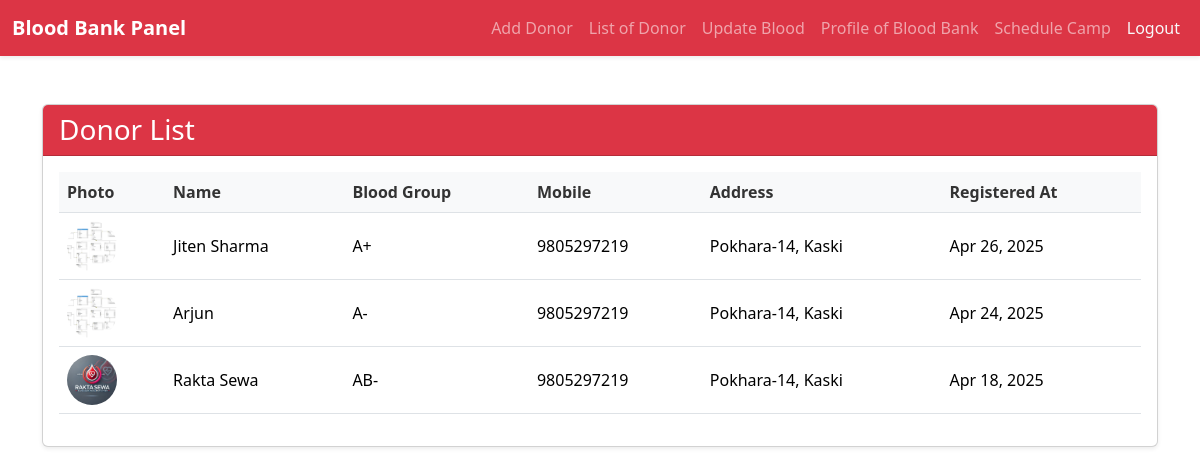
The page /donor-list/ (signed in) on the database its author committed.
### core/models.py (models this page shows, shortened)
class Donor(models.Model):
    BLOOD_GROUP_CHOICES = [
        ('A+', 'A+'), ('A-', 'A-'),
        ('B+', 'B+'), ('B-', 'B-'),
        ('AB+', 'AB+'), ('AB-', 'AB-'),
        ('O+', 'O+'), ('O-', 'O-'),
    ]
    name = models.CharField(max_length=100)
    profile_picture = models.ImageField(upload_to='donor_profiles/', blank=True, null=True)
    blood_group = models.CharField(max_length=3, choices=BLOOD_GROUP_CHOICES)
    address = models.CharField(max_length=255)
    mobile = models.CharField(max_length=20)
    bloodbank = models.ForeignKey(
        BloodBankRegistration,
        to_field='username',
        db_column='bloodbank',
        on_delete=models.CASCADE,
        related_name='donors'
    )
    created_at = models.DateTimeField(auto_now_add=True)

### core/views.py (the view)
# urls.py: path('donor-list/', views.donor_list, name='donor_list'),
def donor_list(request):
    user_id = request.session.get('bloodbank_user_id')
    if not user_id:
        return redirect('raktasewa_login')
    bloodbank = BloodBankRegistration.objects.get(id=user_id)
    donors = Donor.objects.filter(bloodbank=bloodbank).order_by('-created_at')
    return render(request, 'donor_list.html', {'donors': donors})

### templates/donor_list.html (shortened to what this page needs)
{% extends 'base2.html' %}
{% load static %}
{% block extra_head %}
  <link rel="stylesheet" href="{% static 'css/donor_list.css' %}">
{% endblock %}
{% block content %}
<div class="container my-5">
  <div class="card shadow-sm">
    <div class="card-header bg-danger text-white">
      <h3 class="mb-0">Donor List</h3>
    </div>
    <div class="card-body">
      <div class="table-responsive">
        <table class="table table-hover">
          <thead>
            <tr>
              <th>Photo</th>
              <th>Name</th>
              <th>Blood Group</th>
              <th>Mobile</th>
              <th>Address</th>
              <th>Registered At</th>
            </tr>
          </thead>
          <tbody>
            {% for donor in donors %}
            <tr>
              <td>
                {% if donor.profile_picture %}
                  <img src="{{ donor.profile_picture.url }}" alt="{{ donor.name }}" class="donor-photo">
                {% else %}
                  <img src="{% static 'images/default-profile.png' %}" alt="Default Profile" class="donor-photo">
                {% endif %}
              </td>
              <td>{{ donor.name }}</td>
              <td>{{ donor.blood_group }}</td>
              <td>{{ donor.mobile }}</td>
              <td>{{ donor.address }}</td>
              <td>{{ donor.created_at|date:"M d, Y" }}</td>
            </tr>
            {% endfor %}
          </tbody>
        </table>
      </div>
    </div>
  </div>
</div>
{% endblock %}

### static/css/donor_list.css (style rules this page uses)
.donor-photo { width: 50px; height: 50px; border-radius: 50%; object-fit: cover; margin: 0 auto; }
.table td { vertical-align: middle; }
.table th { background-color: #f8f9fa; color: #333; font-weight: 600; }
.card-header { background-color: #dc3545; }
.card-header h3 { margin-bottom: 0; }

### rows shown on the page
Donor: profile_picture (picture), name "Jiten Sharma", blood_group "A+", mobile "9805297219", address "Pokhara-14, Kaski", created_at "Apr 26, 2025"
Donor: profile_picture (picture), name "Arjun", blood_group "A-", mobile "9805297219", address "Pokhara-14, Kaski", created_at "Apr 24, 2025"
Donor: profile_picture (picture), name "Rakta Sewa", blood_group "AB-", mobile "9805297219", address "Pokhara-14, Kaski", created_at "Apr 18, 2025"
